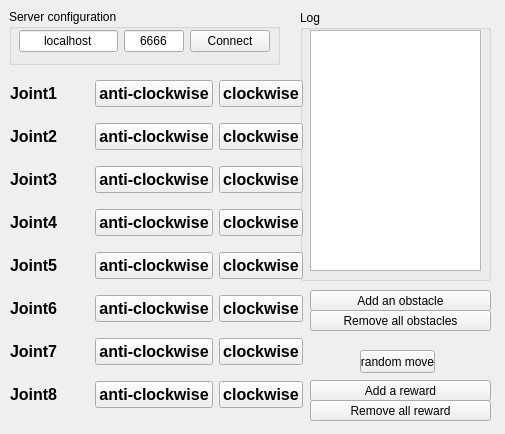
<?xml version="1.0" encoding="UTF-8"?>
<ui version="4.0">
 <class>Form</class>
 <widget class="QWidget" name="Form">
  <property name="geometry">
   <rect>
    <x>0</x>
    <y>0</y>
    <width>505</width>
    <height>434</height>
   </rect>
  </property>
  <property name="minimumSize">
   <size>
    <width>300</width>
    <height>0</height>
   </size>
  </property>
  <property name="windowTitle">
   <string>Robotic Arm RL-Control 2D-Manually send joint rotation</string>
  </property>
  <widget class="QGroupBox" name="groupBox">
   <property name="geometry">
    <rect>
     <x>9</x>
     <y>9</y>
     <width>271</width>
     <height>56</height>
    </rect>
   </property>
   <property name="maximumSize">
    <size>
     <width>16777215</width>
     <height>60</height>
    </size>
   </property>
   <property name="title">
    <string>Server configuration</string>
   </property>
   <widget class="QWidget" name="layoutWidget">
    <property name="geometry">
     <rect>
      <x>10</x>
      <y>20</y>
      <width>251</width>
      <height>25</height>
     </rect>
    </property>
    <layout class="QHBoxLayout" name="horizontalLayout_9">
     <item>
      <widget class="QLineEdit" name="ip">
       <property name="text">
        <string>localhost</string>
       </property>
       <property name="alignment">
        <set>Qt::AlignCenter</set>
       </property>
      </widget>
     </item>
     <item>
      <widget class="QLineEdit" name="port">
       <property name="minimumSize">
        <size>
         <width>60</width>
         <height>0</height>
        </size>
       </property>
       <property name="maximumSize">
        <size>
         <width>60</width>
         <height>16777215</height>
        </size>
       </property>
       <property name="text">
        <string>6666</string>
       </property>
       <property name="alignment">
        <set>Qt::AlignCenter</set>
       </property>
      </widget>
     </item>
     <item>
      <widget class="QPushButton" name="btn_conect">
       <property name="text">
        <string>Connect</string>
       </property>
      </widget>
     </item>
    </layout>
   </widget>
  </widget>
  <widget class="QGroupBox" name="groupBox_2">
   <property name="geometry">
    <rect>
     <x>300</x>
     <y>10</y>
     <width>191</width>
     <height>271</height>
    </rect>
   </property>
   <property name="title">
    <string>Log</string>
   </property>
   <widget class="QTextBrowser" name="txt_log">
    <property name="geometry">
     <rect>
      <x>10</x>
      <y>20</y>
      <width>171</width>
      <height>241</height>
     </rect>
    </property>
   </widget>
  </widget>
  <widget class="QPushButton" name="btn_addanobstade">
   <property name="geometry">
    <rect>
     <x>310</x>
     <y>290</y>
     <width>181</width>
     <height>21</height>
    </rect>
   </property>
   <property name="text">
    <string>Add an obstacle</string>
   </property>
  </widget>
  <widget class="QPushButton" name="btn_removeallobstade">
   <property name="geometry">
    <rect>
     <x>310</x>
     <y>310</y>
     <width>181</width>
     <height>21</height>
    </rect>
   </property>
   <property name="text">
    <string>Remove all obstacles</string>
   </property>
  </widget>
  <widget class="QPushButton" name="btn_addareward">
   <property name="geometry">
    <rect>
     <x>310</x>
     <y>380</y>
     <width>181</width>
     <height>21</height>
    </rect>
   </property>
   <property name="text">
    <string>Add a reward</string>
   </property>
  </widget>
  <widget class="QPushButton" name="btn_removeallreward">
   <property name="geometry">
    <rect>
     <x>310</x>
     <y>400</y>
     <width>181</width>
     <height>21</height>
    </rect>
   </property>
   <property name="text">
    <string>Remove all reward</string>
   </property>
  </widget>
  <widget class="QWidget" name="layoutWidget">
   <property name="geometry">
    <rect>
     <x>10</x>
     <y>70</y>
     <width>293</width>
     <height>353</height>
    </rect>
   </property>
   <layout class="QVBoxLayout" name="verticalLayout">
    <item>
     <layout class="QHBoxLayout" name="horizontalLayout">
      <item>
       <widget class="QLabel" name="label">
        <property name="font">
         <font>
          <pointsize>12</pointsize>
          <weight>75</weight>
          <bold>true</bold>
         </font>
        </property>
        <property name="text">
         <string>Joint1</string>
        </property>
       </widget>
      </item>
      <item>
       <widget class="QPushButton" name="pushButton">
        <property name="font">
         <font>
          <pointsize>12</pointsize>
          <weight>75</weight>
          <bold>true</bold>
         </font>
        </property>
        <property name="text">
         <string>anti-clockwise</string>
        </property>
       </widget>
      </item>
      <item>
       <widget class="QPushButton" name="pushButton_2">
        <property name="font">
         <font>
          <pointsize>12</pointsize>
          <weight>75</weight>
          <bold>true</bold>
         </font>
        </property>
        <property name="text">
         <string>clockwise</string>
        </property>
       </widget>
      </item>
     </layout>
    </item>
    <item>
     <layout class="QHBoxLayout" name="horizontalLayout_2">
      <item>
       <widget class="QLabel" name="label_2">
        <property name="font">
         <font>
          <pointsize>12</pointsize>
          <weight>75</weight>
          <bold>true</bold>
         </font>
        </property>
        <property name="text">
         <string>Joint2</string>
        </property>
       </widget>
      </item>
      <item>
       <widget class="QPushButton" name="pushButton_3">
        <property name="font">
         <font>
          <pointsize>12</pointsize>
          <weight>75</weight>
          <bold>true</bold>
         </font>
        </property>
        <property name="text">
         <string>anti-clockwise</string>
        </property>
       </widget>
      </item>
      <item>
       <widget class="QPushButton" name="pushButton_4">
        <property name="font">
         <font>
          <pointsize>12</pointsize>
          <weight>75</weight>
          <bold>true</bold>
         </font>
        </property>
        <property name="text">
         <string>clockwise</string>
        </property>
       </widget>
      </item>
     </layout>
    </item>
    <item>
     <layout class="QHBoxLayout" name="horizontalLayout_3">
      <item>
       <widget class="QLabel" name="label_3">
        <property name="font">
         <font>
          <pointsize>12</pointsize>
          <weight>75</weight>
          <bold>true</bold>
         </font>
        </property>
        <property name="text">
         <string>Joint3</string>
        </property>
       </widget>
      </item>
      <item>
       <widget class="QPushButton" name="pushButton_5">
        <property name="font">
         <font>
          <pointsize>12</pointsize>
          <weight>75</weight>
          <bold>true</bold>
         </font>
        </property>
        <property name="text">
         <string>anti-clockwise</string>
        </property>
       </widget>
      </item>
      <item>
       <widget class="QPushButton" name="pushButton_6">
        <property name="font">
         <font>
          <pointsize>12</pointsize>
          <weight>75</weight>
          <bold>true</bold>
         </font>
        </property>
        <property name="text">
         <string>clockwise</string>
        </property>
       </widget>
      </item>
     </layout>
    </item>
    <item>
     <layout class="QHBoxLayout" name="horizontalLayout_4">
      <item>
       <widget class="QLabel" name="label_4">
        <property name="font">
         <font>
          <pointsize>12</pointsize>
          <weight>75</weight>
          <bold>true</bold>
         </font>
        </property>
        <property name="text">
         <string>Joint4</string>
        </property>
       </widget>
      </item>
      <item>
       <widget class="QPushButton" name="pushButton_7">
        <property name="font">
         <font>
          <pointsize>12</pointsize>
          <weight>75</weight>
          <bold>true</bold>
         </font>
        </property>
        <property name="text">
         <string>anti-clockwise</string>
        </property>
       </widget>
      </item>
      <item>
       <widget class="QPushButton" name="pushButton_8">
        <property name="font">
         <font>
          <pointsize>12</pointsize>
          <weight>75</weight>
          <bold>true</bold>
         </font>
        </property>
        <property name="text">
         <string>clockwise</string>
        </property>
       </widget>
      </item>
     </layout>
    </item>
    <item>
     <layout class="QHBoxLayout" name="horizontalLayout_5">
      <item>
       <widget class="QLabel" name="label_5">
        <property name="font">
         <font>
          <pointsize>12</pointsize>
          <weight>75</weight>
          <bold>true</bold>
         </font>
        </property>
        <property name="text">
         <string>Joint5</string>
        </property>
       </widget>
      </item>
      <item>
       <widget class="QPushButton" name="pushButton_9">
        <property name="font">
         <font>
          <pointsize>12</pointsize>
          <weight>75</weight>
          <bold>true</bold>
         </font>
        </property>
        <property name="text">
         <string>anti-clockwise</string>
        </property>
       </widget>
      </item>
      <item>
       <widget class="QPushButton" name="pushButton_10">
        <property name="font">
         <font>
          <pointsize>12</pointsize>
          <weight>75</weight>
          <bold>true</bold>
         </font>
        </property>
        <property name="text">
         <string>clockwise</string>
        </property>
       </widget>
      </item>
     </layout>
    </item>
    <item>
     <layout class="QHBoxLayout" name="horizontalLayout_6">
      <item>
       <widget class="QLabel" name="label_6">
        <property name="font">
         <font>
          <pointsize>12</pointsize>
          <weight>75</weight>
          <bold>true</bold>
         </font>
        </property>
        <property name="text">
         <string>Joint6</string>
        </property>
       </widget>
      </item>
      <item>
       <widget class="QPushButton" name="pushButton_11">
        <property name="font">
         <font>
          <pointsize>12</pointsize>
          <weight>75</weight>
          <bold>true</bold>
         </font>
        </property>
        <property name="text">
         <string>anti-clockwise</string>
        </property>
       </widget>
      </item>
      <item>
       <widget class="QPushButton" name="pushButton_12">
        <property name="font">
         <font>
          <pointsize>12</pointsize>
          <weight>75</weight>
          <bold>true</bold>
         </font>
        </property>
        <property name="text">
         <string>clockwise</string>
        </property>
       </widget>
      </item>
     </layout>
    </item>
    <item>
     <layout class="QHBoxLayout" name="horizontalLayout_7">
      <item>
       <widget class="QLabel" name="label_7">
        <property name="font">
         <font>
          <pointsize>12</pointsize>
          <weight>75</weight>
          <bold>true</bold>
         </font>
        </property>
        <property name="text">
         <string>Joint7</string>
        </property>
       </widget>
      </item>
      <item>
       <widget class="QPushButton" name="pushButton_13">
        <property name="font">
         <font>
          <pointsize>12</pointsize>
          <weight>75</weight>
          <bold>true</bold>
         </font>
        </property>
        <property name="text">
         <string>anti-clockwise</string>
        </property>
       </widget>
      </item>
      <item>
       <widget class="QPushButton" name="pushButton_14">
        <property name="font">
         <font>
          <pointsize>12</pointsize>
          <weight>75</weight>
          <bold>true</bold>
         </font>
        </property>
        <property name="text">
         <string>clockwise</string>
        </property>
       </widget>
      </item>
     </layout>
    </item>
    <item>
     <layout class="QHBoxLayout" name="horizontalLayout_8">
      <item>
       <widget class="QLabel" name="label_8">
        <property name="font">
         <font>
          <pointsize>12</pointsize>
          <weight>75</weight>
          <bold>true</bold>
         </font>
        </property>
        <property name="text">
         <string>Joint8</string>
        </property>
       </widget>
      </item>
      <item>
       <widget class="QPushButton" name="pushButton_15">
        <property name="font">
         <font>
          <pointsize>12</pointsize>
          <weight>75</weight>
          <bold>true</bold>
         </font>
        </property>
        <property name="text">
         <string>anti-clockwise</string>
        </property>
       </widget>
      </item>
      <item>
       <widget class="QPushButton" name="pushButton_16">
        <property name="font">
         <font>
          <pointsize>12</pointsize>
          <weight>75</weight>
          <bold>true</bold>
         </font>
        </property>
        <property name="text">
         <string>clockwise</string>
        </property>
       </widget>
      </item>
     </layout>
    </item>
   </layout>
  </widget>
  <widget class="QPushButton" name="btn_randommove">
   <property name="geometry">
    <rect>
     <x>360</x>
     <y>350</y>
     <width>75</width>
     <height>23</height>
    </rect>
   </property>
   <property name="text">
    <string>random move</string>
   </property>
  </widget>
 </widget>
 <resources/>
 <connections/>
</ui>
